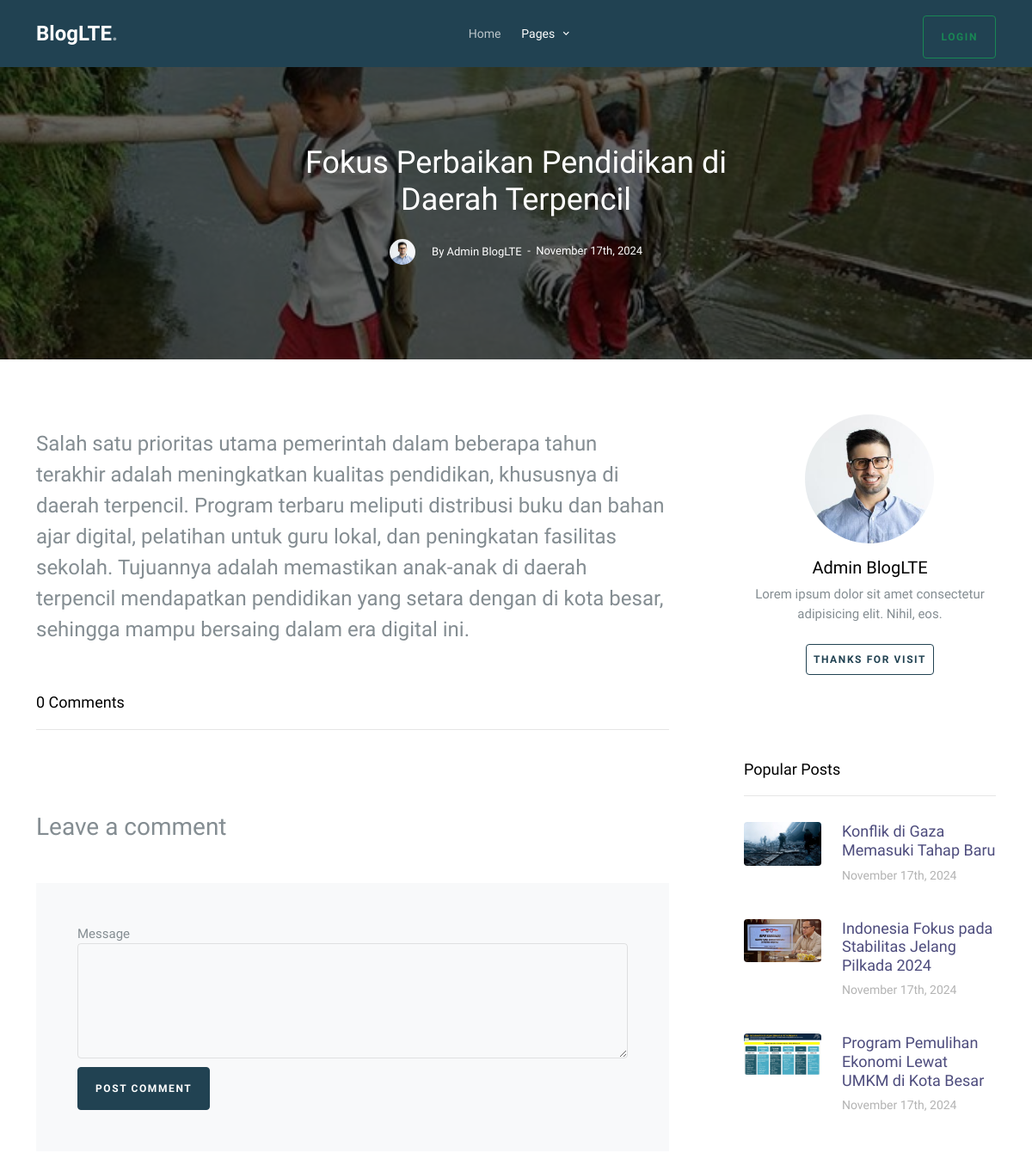
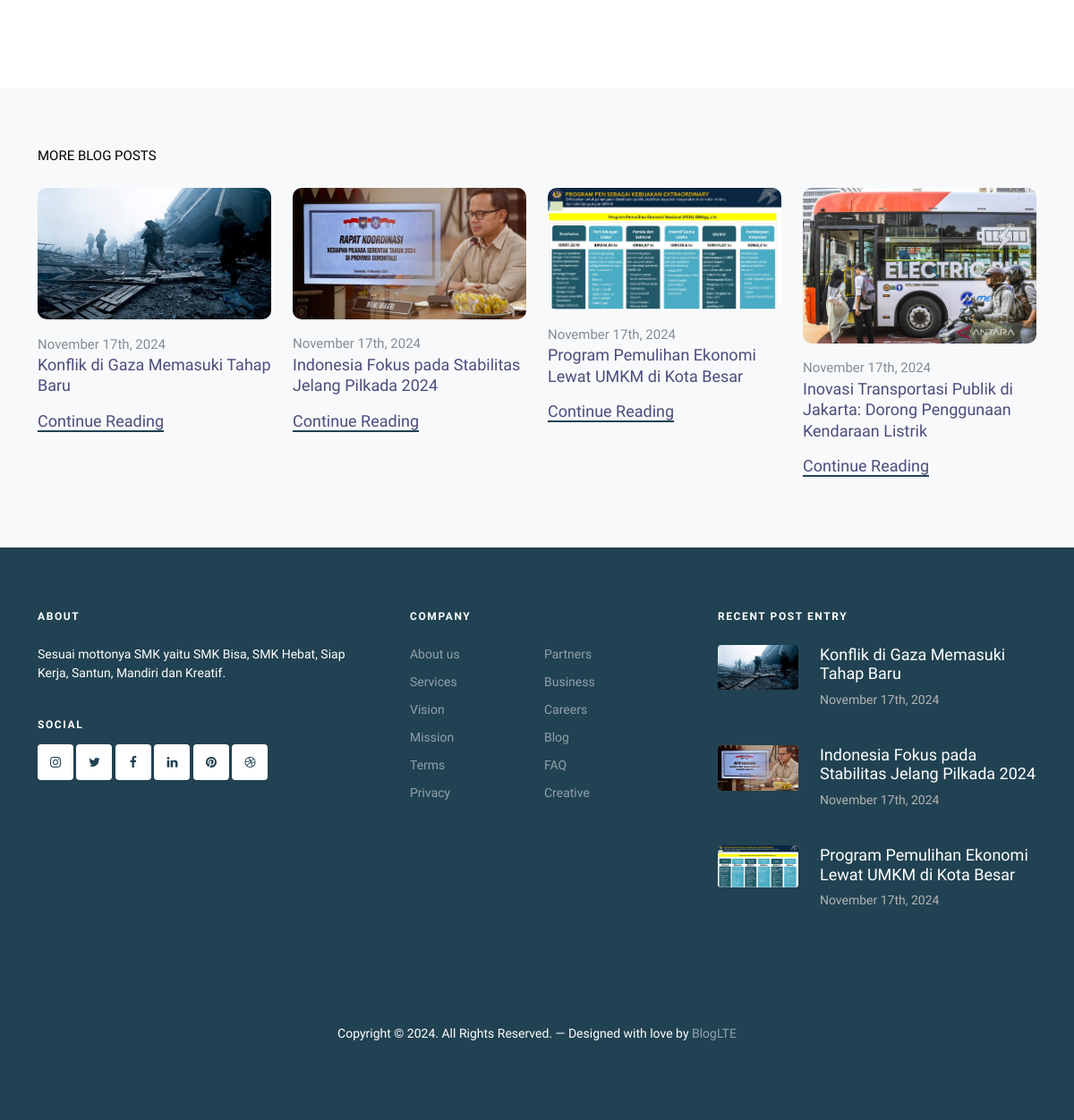
The app's page /article.php?id=4 with its own data (2 pictures, top to bottom).
### tables this page shows
CREATE TABLE `blog` (
  `id` int(11) NOT NULL,
  `tanggal` date NOT NULL,
  `title` varchar(255) NOT NULL,
  `body` longtext NOT NULL,
  `thumbnail` varchar(255) NOT NULL,
  `deskripsi` longtext NOT NULL,
  `user_id` int(11) NOT NULL
);

CREATE TABLE `user` (
  `id` int(11) NOT NULL,
  `name` varchar(255) NOT NULL,
  `email` varchar(50) NOT NULL,
  `role` enum('admin','member') NOT NULL DEFAULT 'member',
  `password` varchar(255) NOT NULL
);

### article.php (the view, shortened to what this page needs)
<!doctype html>
<html lang="en">
<?php
require ('config/koneksi.php');
$id = $_GET['id'];
function komentarDetails()
{
  global $koneksi;
  $id = $_GET['id'];
  $sql = "SELECT komentar.id, komentar.text, komentar.tanggal, user.name AS user_name
            FROM komentar
            JOIN user ON komentar.user_id = user.id
            WHERE komentar.blog_id = $id
            ORDER BY tanggal ASC";
  $result = mysqli_query($koneksi, $sql);
  return mysqli_fetch_all($result, MYSQLI_ASSOC);
}
function blogDetails()
{
  global $id, $koneksi;
  $sql = "SELECT blog.id, blog.title, blog.body, blog.thumbnail, blog.deskripsi, blog.tanggal, user.name AS user_name
            FROM blog
            JOIN user ON blog.user_id = user.id
            WHERE blog.id = $id";
  $result = mysqli_query($koneksi, $sql);
  return mysqli_fetch_assoc($result);
}
function blogItems()
{
  global $koneksi;
  $sql = "SELECT blog.id,blog.title, blog.thumbnail, blog.deskripsi, blog.tanggal, user.name AS user_name
            FROM blog
            JOIN user ON blog.user_id = user.id
            ORDER BY blog.id DESC";
  $result = mysqli_query($koneksi, $sql);
  return mysqli_fetch_all($result, MYSQLI_ASSOC);
}
function formatDate($date)
{
  $str = strtotime($date);
  $new_date = date("F jS, Y", $str);
  return $new_date;
}
?>
<head>
  <link rel="stylesheet" href="fonts/icomoon/style.css">
  <link rel="stylesheet" href="fonts/flaticon/font/flaticon.css">
  <link rel="stylesheet" href="https://cdn.jsdelivr.net/npm/bootstrap-icons@1.8.1/font/bootstrap-icons.css">
  <link rel="stylesheet" href="css/tiny-slider.css">
  <link rel="stylesheet" href="css/aos.css">
  <link rel="stylesheet" href="css/glightbox.min.css">
  <link rel="stylesheet" href="css/style.css">
  <link rel="stylesheet" href="css/flatpickr.min.css">
</head>
<body>
  <nav class="site-nav">
    <div class="container">
      <div class="menu-bg-wrap">
        <div class="site-navigation">
          <div class="row g-0 align-items-center">
            <div class="col-2">
              <a href="index.php" class="logo m-0 float-start">BlogLTE<span class="text-primary">.</span></a>
            </div>
            <div class="col-8 text-center">
              <ul class="js-clone-nav d-none d-lg-inline-block text-start site-menu mx-auto">
                <li><a href="index.php">Home</a></li>
                <li class="has-children active">
                  <a href="list.php">Pages</a>
                </li>
              </ul>
            </div>
            <div class="col-2 text-end">
              <?php if (isset($_SESSION['user'])): ?>
                <a href="logout.php" class="btn btn-sm btn-outline-danger mt-2 d-none d-lg-inline-block">Logout</a>
              <?php elseif (!isset($_SESSION['user'])): ?>
                <a href="login.php" class="btn btn-sm btn-outline-success mt-2 d-none d-lg-inline-block">Login</a>
              <?php endif; ?>
            </div>
          </div>
        </div>
      </div>
    </div>
  </nav>
  <div class="site-cover site-cover-sm same-height overlay single-page"
    style="background-image: url('<?= blogDetails()['thumbnail'] ?>');">
    <div class="container">
      <div class="row same-height justify-content-center">
        <div class="col-md-6">
          <div class="post-entry text-center">
            <h1 class="mb-4"><?= blogDetails()['title'] ?></h1>
            <div class="post-meta align-items-center text-center">
              <figure class="author-figure mb-0 me-3 d-inline-block"><img src="images/person_1.jpg" alt="Image"
                  class="img-fluid"></figure>
              <span class="d-inline-block mt-1">By <?= blogDetails()['user_name'] ?></span>
              <span>&nbsp;-&nbsp; <?= formatDate(blogDetails()['tanggal']) ?></span>
            </div>
          </div>
        </div>
      </div>
    </div>
  </div>
  <section class="section">
    <div class="container">
      <div class="row blog-entries element-animate">
        <div class="col-md-12 col-lg-8 main-content">
          <div class="post-content-body">
            <?= blogDetails()['body'] ?>
          </div>
          <div class="pt-5 comment-wrap" id="komentar">
            <h3 class="mb-5 heading"><?= (count(komentarDetails())) ?> Comments</h3>
            <div class="comment-form-wrap pt-5 mb-3">
              <h3 class="mb-5">Leave a comment</h3>
              <form onsubmit="konfirmasi(event)" id="formKomentar" method="post"
                action="proses.komentar.kirim.php?id=<?= $_GET['id'] ?>" class="p-5 bg-light">
                <div class="form-group">
                  <label for="message">Message</label>
                  <textarea name="text" id="text" cols="15" rows="5" class="form-control" required></textarea>
                </div>
                <div class="form-group">
                  <input type="submit" value="Post Comment" class="btn btn-primary">
                </div>
              </form>
            </div>
          </div>
        </div>
        <div class="col-md-12 col-lg-4 sidebar">
          <div class="sidebar-box ">
            <div class="bio text-center">
              <img src="images/person_1.jpg" alt="Image Placeholder" class="img-fluid mb-3">
              <div class="bio-body">
                <h2><?= blogDetails()['user_name'] ?></h2>
                <p class="mb-4">Lorem ipsum dolor sit amet consectetur adipisicing elit. Nihil, eos.</p>
                <p><a type="button" class="btn btn-outline-primary btn-sm rounded px-2 py-2">Thanks for visit</a></p>
                <p class="social">
                  <a href="#" class="p-2"><span class="fa fa-facebook"></span></a>
                  <a href="#" class="p-2"><span class="fa fa-twitter"></span></a>
                  <a href="#" class="p-2"><span class="fa fa-instagram"></span></a>
                  <a href="#" class="p-2"><span class="fa fa-youtube-play"></span></a>
                </p>
              </div>
            </div>
          </div>
          <div class="sidebar-box">
            <h3 class="heading">Popular Posts</h3>
            <div class="post-entry-sidebar">
              <ul>
                <li>
                  <a href="article.php?id=<?= blogItems()[0]['id'] ?>">
                    <img src="<?= blogItems()[0]['thumbnail'] ?>" alt="Image placeholder" class="me-4 rounded">
                    <div class="text">
                      <h4><?= blogItems()[0]['title'] ?></h4>
                      <div class="post-meta">
                        <span class="mr-2"><?= formatDate(blogItems()[0]['tanggal']) ?> </span>
                      </div>
                    </div>
                  </a>
                </li>
                <li>
                  <a href="article.php?id=<?= blogItems()[1]['id'] ?>">
                    <img src="<?= blogItems()[1]['thumbnail'] ?>" alt="Image placeholder" class="me-4 rounded">
                    <div class="text">
                      <h4><?= blogItems()[1]['title'] ?></h4>
                      <div class="post-meta">
                        <span class="mr-2"><?= formatDate(blogItems()[1]['tanggal']) ?> </span>
                      </div>
                    </div>
                  </a>
                </li>
                <li>
                  <a href="article.php?id=<?= blogItems()[2]['id'] ?></a>">
                    <img src="<?= blogItems()[2]['thumbnail'] ?>" alt="Image placeholder" class="me-4 rounded">
                    <div class="text">
                      <h4><?= blogItems()[2]['title'] ?></h4>
                      <div class="post-meta">
                        <span class="mr-2"><?= formatDate(blogItems()[2]['tanggal']) ?> </span>
                      </div>
                    </div>
                  </a>
                </li>
              </ul>
            </div>
          </div>
        </div>
      </div>
    </div>
  </section>
  <section class="section posts-entry posts-entry-sm bg-light">
    <div class="container">
      <div class="row mb-4">
        <div class="col-12 text-uppercase text-black">More Blog Posts</div>
      </div>
      <div class="row">
        <?php
        $items = blogItems();
        $total_items = count($items);
        $max_items = min(4, $total_items);
        for ($i = 0; $i < $max_items; $i++):
          ?>
          <div class="col-md-6 col-lg-3">
            <div class="blog-entry">
              <a href="article.php?id=<?= $items[$i]['id'] ?>" class="img-link">
                <img src="<?= $items[$i]['thumbnail'] ?>" alt="Image" class="img-fluid">
              </a>
              <span class="date"><?= formatDate($items[$i]['tanggal']) ?></span>
              <h2><a href="article.php?id=<?= $items[$i]['id'] ?>"><?= $items[$i]['title'] ?></p>
                  <p><a href="#" class="read-more">Continue Reading</a></p>
            </div>
          </div>
        <?php endfor; ?>
      </div>
    </div>
  </section>
  <footer class="site-footer">
    <div class="container">
      <div class="row">
        <div class="col-lg-4">
          <div class="widget">
            <h3 class="mb-4">About</h3>
            <p>Sesuai mottonya SMK yaitu SMK Bisa, SMK Hebat, Siap Kerja, Santun, Mandiri dan Kreatif.</p>
          </div>
          <div class="widget">
            <h3>Social</h3>
            <ul class="list-unstyled social">
              <li><a href="#"><span class="icon-instagram"></span></a></li>
              <li><a href="#"><span class="icon-twitter"></span></a></li>
              <li><a href="#"><span class="icon-facebook"></span></a></li>
              <li><a href="#"><span class="icon-linkedin"></span></a></li>
              <li><a href="#"><span class="icon-pinterest"></span></a></li>
              <li><a href="#"><span class="icon-dribbble"></span></a></li>
            </ul>
          </div>
        </div>
        <div class="col-lg-4 ps-lg-5">
          <div class="widget">
            <h3 class="mb-4">Company</h3>
            <ul class="list-unstyled float-start links">
              <li><a href="#">About us</a></li>
              <li><a href="#">Services</a></li>
              <li><a href="#">Vision</a></li>
              <li><a href="#">Mission</a></li>
              <li><a href="#">Terms</a></li>
              <li><a href="#">Privacy</a></li>
            </ul>
            <ul class="list-unstyled float-start links">
              <li><a href="#">Partners</a></li>
              <li><a href="#">Business</a></li>
              <li><a href="#">Careers</a></li>
              <li><a href="#">Blog</a></li>
              <li><a href="#">FAQ</a></li>
              <li><a href="#">Creative</a></li>
            </ul>
          </div>
        </div>
        <div class="col-lg-4">
          <div class="widget">
            <h3 class="mb-4">Recent Post Entry</h3>
            <div class="post-entry-footer">
              <ul>
                <li>
                  <a href="article.php?id=<?= blogItems()[0]['id'] ?>">
                    <img src="<?= blogItems()[0]['thumbnail'] ?>" alt="Image placeholder" class="me-4 rounded bg-white">
                    <div class="text">
                      <h4><?= blogItems()[0]['title'] ?></h4>
                      <div class="post-meta">
                        <span class="mr-2"><?= formatDate(blogItems()[0]['tanggal']) ?> </span>
                      </div>
                    </div>
                  </a>
                </li>
                <li>
                  <a href="article.php?id=<?= blogItems()[1]['id'] ?>">
                    <img src="<?= blogItems()[1]['thumbnail'] ?>" alt="Image placeholder" class="me-4 rounded bg-white">
                    <div class="text">
                      <h4><?= blogItems()[1]['title'] ?></h4>
                      <div class="post-meta">
                        <span class="mr-2"><?= formatDate(blogItems()[1]['tanggal']) ?> </span>
                      </div>
                    </div>
                  </a>
                </li>
                <li>
                  <a href="article.php?id=<?= blogItems()[2]['id'] ?>">
                    <img src="<?= blogItems()[2]['thumbnail'] ?>" alt="Image placeholder" class="me-4 rounded bg-white">
                    <div class="text">
                      <h4><?= blogItems()[2]['title'] ?></h4>
                      <div class="post-meta">
                        <span class="mr-2"><?= formatDate(blogItems()[2]['tanggal']) ?> </span>
                      </div>
                    </div>
                  </a>
                </li>
              </ul>
            </div>
          </div>
        </div>
      </div>
      <div class="row mt-5">
        <div class="col-12 text-center">
          <p>Copyright &copy;
            <script>document.write(new Date().getFullYear());</script>. All Rights Reserved. &mdash; Designed with love
            by <a href="https://untree.co">BlogLTE</a>
          </p>
        </div>
      </div>
    </div>
  </footer>
</body>
</html>

### records on screen
blog: thumbnail (picture), title "Fokus Perbaikan Pendidikan di Daerah Terpencil", user.name "Admin BlogLTE", tanggal "November 17th, 2024", body "Salah satu prioritas utama pemerintah dalam beberapa tahun terakhir adalah meningkatkan kualitas pendidikan, khususnya di daerah terpencil. Program terbaru meliputi distribusi buku dan bahan ajar digital, pelatihan untuk guru lokal, dan peningkatan fasilitas sekolah. Tujuannya adalah memastikan anak-anak di daerah terpencil mendapatkan pendidikan yang setara dengan di kota besar, sehingga mampu bersaing dalam era digital ini."
blog: thumbnail (picture), title "Konflik di Gaza Memasuki Tahap Baru", tanggal "November 17th, 2024"
blog: thumbnail (picture), title "Indonesia Fokus pada Stabilitas Jelang Pilkada 2024", tanggal "November 17th, 2024"
blog: thumbnail (picture), title "Program Pemulihan Ekonomi Lewat UMKM di Kota Besar", tanggal "November 17th, 2024"
blog: thumbnail (picture), tanggal "November 17th, 2024", title "Inovasi Transportasi Publik di Jakarta: Dorong Penggunaan Kendaraan Listrik"

### other values on screen
count(komentarDetails()) "0"
